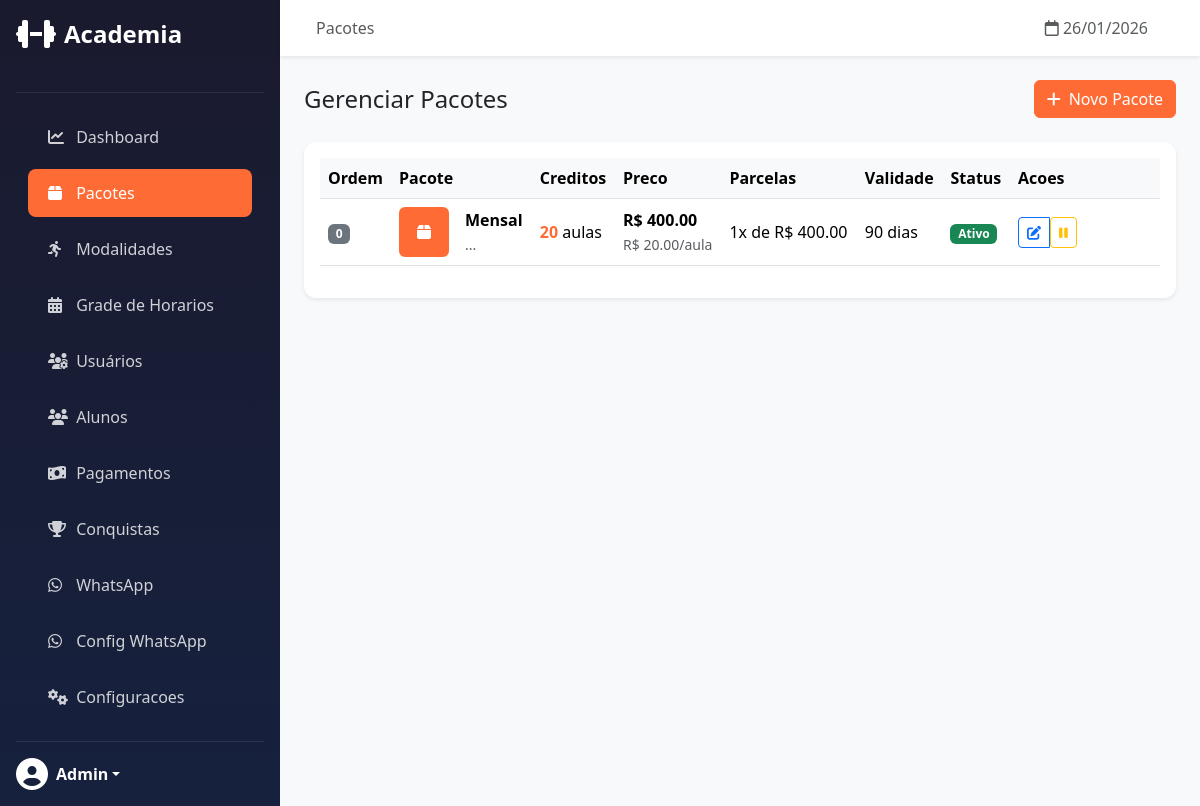
/admin/packages/ (signed in), run on an earlier commit of the app's database.
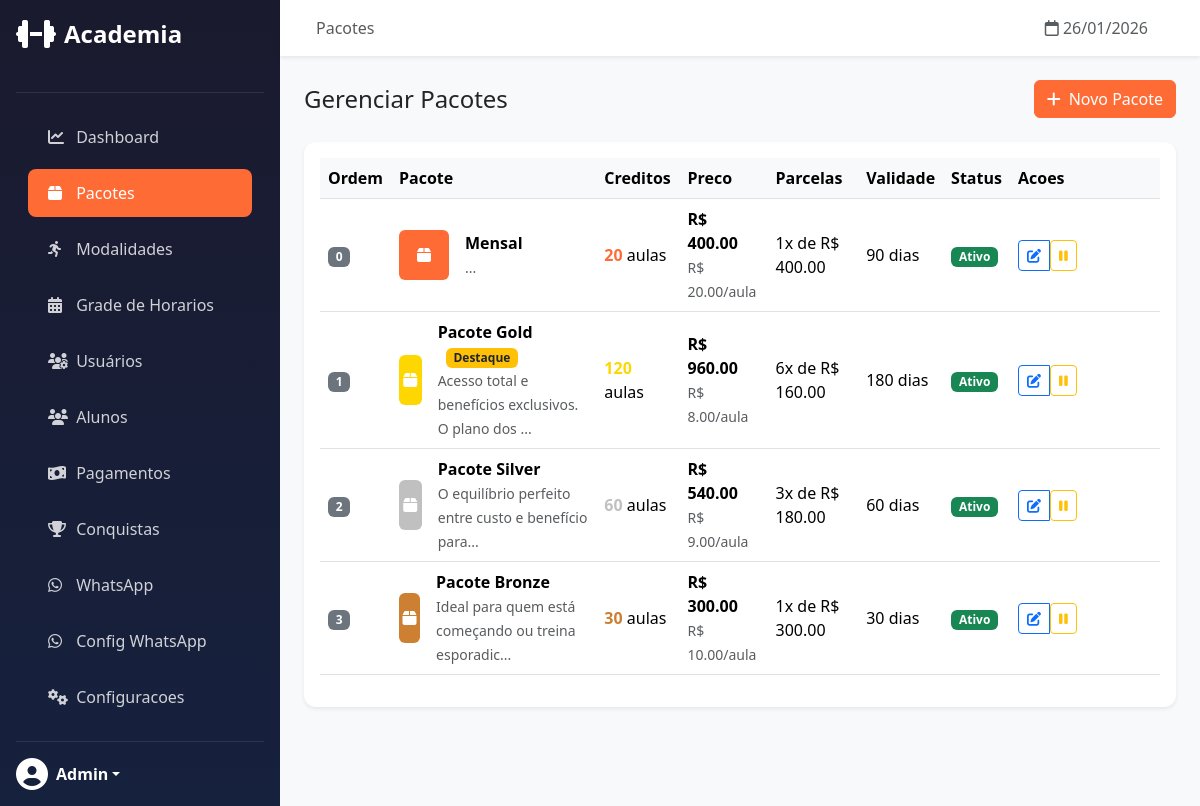
And on a later commit of the database.
### app/models/package.py (models this page shows, shortened)
class Package(db.Model):
    __tablename__ = 'packages'
    id = db.Column(db.Integer, primary_key=True)
    name = db.Column(db.String(100), nullable=False)
    description = db.Column(db.Text)
    credits = db.Column(db.Integer, nullable=False)
    price = db.Column(db.Numeric(10, 2), nullable=False)
    installments = db.Column(db.Integer, default=1)  # Quantas parcelas
    installment_price = db.Column(db.Numeric(10, 2))  # Preco por parcela
    validity_days = db.Column(db.Integer, nullable=False)  # Ex: 90 dias
    photo_url = db.Column(db.String(255))
    color = db.Column(db.String(7), default='#FF6B35')
    is_featured = db.Column(db.Boolean, default=False)  # Destaque
    display_order = db.Column(db.Integer, default=0)
    extra_benefits = db.Column(db.JSON)  # Ex: ["Toalha gratis", "Garrafinha"]
    is_recurring = db.Column(db.Boolean, default=False)  # Se é pacote recorrente
    recurring_interval_days = db.Column(db.Integer, default=30)  # Intervalo entre cobranças
    welcome_xp_bonus = db.Column(db.Integer, default=0)  # Bônus XP na primeira compra
    is_active = db.Column(db.Boolean, default=True)
    created_at = db.Column(db.DateTime, default=datetime.utcnow)
    updated_at = db.Column(db.DateTime, default=datetime.utcnow, onupdate=datetime.utcnow)
    subscriptions = db.relationship('Subscription', backref='package', lazy=True)
    @property
    def price_per_credit(self):
        return float(self.price) / self.credits

### app/routes/admin/packages.py (the view)
@packages_bp.route('/')
@login_required
@admin_required
def list_packages():
    packages = Package.query.order_by(Package.display_order, Package.id).all()
    return render_template('admin/packages/list.html', packages=packages)

### app/routes/admin/dashboard.py (called while the page is built)
def admin_required(f):
    @wraps(f)
    def decorated_function(*args, **kwargs):
        if not current_user.is_authenticated or current_user.role != 'admin':
            abort(403)
        return f(*args, **kwargs)
    return decorated_function

### app/templates/admin/packages/list.html (shortened to what the changed rows need)
{% extends "admin/base.html" %}
{% block content %}
<div class="card">
    <div class="card-body">
        {% if packages %}
        <div class="table-responsive">
            <table class="table table-hover align-middle">
                <thead>
                    <tr>
                        <th style="width: 60px;">Ordem</th>
                        <th>Pacote</th>
                        <th>Creditos</th>
                        <th>Preco</th>
                        <th>Parcelas</th>
                        <th>Validade</th>
                        <th>Status</th>
                        <th style="width: 150px;">Acoes</th>
                    </tr>
                </thead>
                <tbody>
                    {% for package in packages %}
                    <tr class="{{ 'table-secondary' if not package.is_active }}">
                        <td>
                            <span class="badge bg-secondary">{{ package.display_order }}</span>
                        </td>
                        <td>
                            <div class="d-flex align-items-center">
                                {% if package.photo_url %}
                                <img src="{{ url_for('static', filename='uploads/packages/' + package.photo_url) }}"
                                     class="rounded me-3" style="width: 50px; height: 50px; object-fit: cover;">
                                {% else %}
                                <div class="rounded me-3 d-flex align-items-center justify-content-center"
                                     style="width: 50px; height: 50px; background-color: {{ package.color }};">
                                    <i class="fas fa-box text-white"></i>
                                </div>
                                {% endif %}
                                <div>
                                    <strong>{{ package.name }}</strong>
                                    {% if package.is_featured %}
                                    <span class="badge bg-warning text-dark ms-2">Destaque</span>
                                    {% endif %}
                                    <br>
                                    <small class="text-muted">{{ package.description[:50] }}...</small>
                                </div>
                            </div>
                        </td>
                        <td>
                            <span class="fw-bold" style="color: {{ package.color }};">{{ package.credits }}</span> aulas
                        </td>
                        <td>
                            <strong>R$ {{ "%.2f"|format(package.price) }}</strong>
                            <br>
                            <small class="text-muted">R$ {{ "%.2f"|format(package.price_per_credit) }}/aula</small>
                        </td>
                        <td>
                            {{ package.installments }}x de R$ {{ "%.2f"|format(package.installment_price) }}
                        </td>
                        <td>{{ package.validity_days }} dias</td>
                        <td>
                            {% if package.is_active %}
                            <span class="badge bg-success">Ativo</span>
                            {% else %}
                            <span class="badge bg-secondary">Inativo</span>
                            {% endif %}
                        </td>
                        <td>
                            <div class="btn-group">
                                <a href="{{ url_for('admin_packages.edit_package', id=package.id) }}"
                                   class="btn btn-sm btn-outline-primary" title="Editar">
                                    <i class="fas fa-edit"></i>
                                </a>
                                <form action="{{ url_for('admin_packages.toggle_package', id=package.id) }}"
                                      method="POST" class="d-inline">
                                    <button type="submit" class="btn btn-sm btn-outline-{{ 'warning' if package.is_active else 'success' }}"
                                            title="{{ 'Desativar' if package.is_active else 'Ativar' }}">
                                        <i class="fas fa-{{ 'pause' if package.is_active else 'play' }}"></i>
                                    </button>
                                </form>
                            </div>
                        </td>
                    </tr>
                    {% endfor %}
                </tbody>
            </table>
        </div>
        {% endif %}
    </div>
</div>
{% endblock %}

What changed in the data, as far as the page shows it:
added Package: display_order "1", name "Pacote Gold", is_featured "Destaque", description "Acesso total e benefícios exclusivos. O plano dos", credits "120", price "960.00", price_per_credit "8.00", installments "6", installment_price "160.00", validity_days "180", is_active "Ativo"
added Package: display_order "2", name "Pacote Silver", description "O equilíbrio perfeito entre custo e benefício para", credits "60", price "540.00", price_per_credit "9.00", installments "3", installment_price "180.00", validity_days "60", is_active "Ativo"
added Package: display_order "3", name "Pacote Bronze", description "Ideal para quem está começando ou treina esporadic", credits "30", price "300.00", price_per_credit "10.00", installments "1", installment_price "300.00", validity_days "30", is_active "Ativo"
